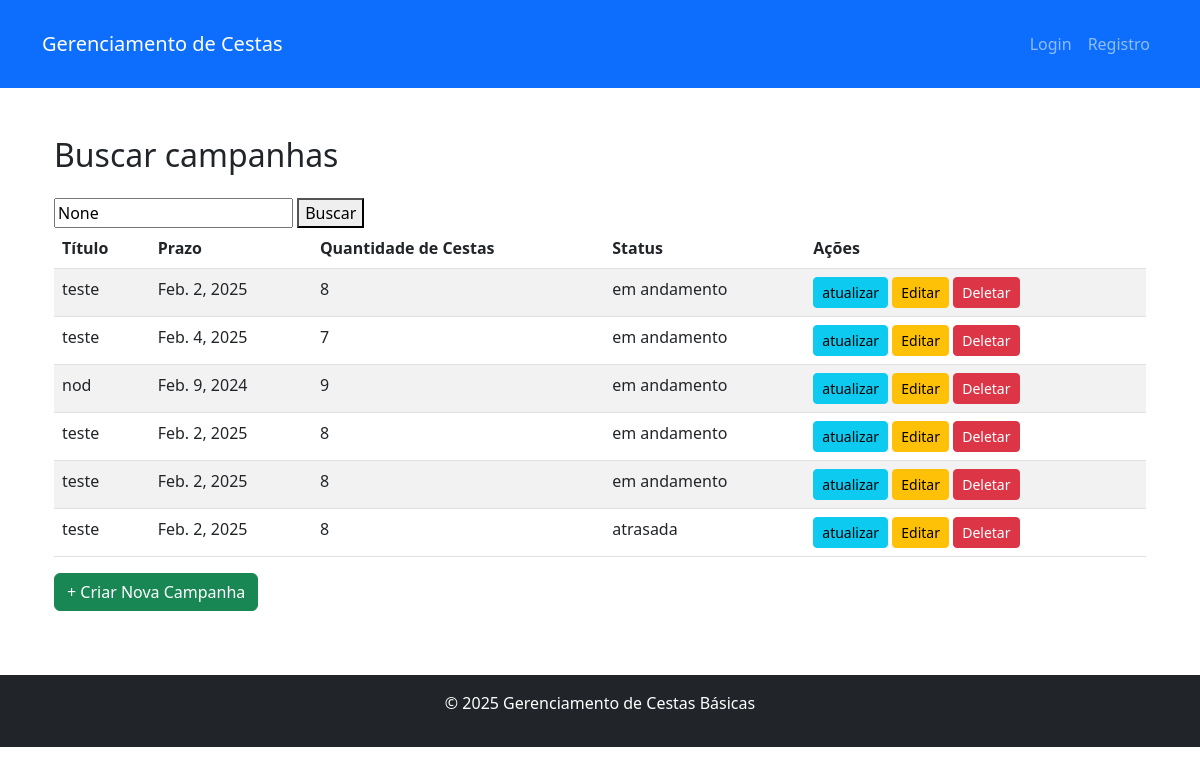
The app's page /home/campanhas/, older data.
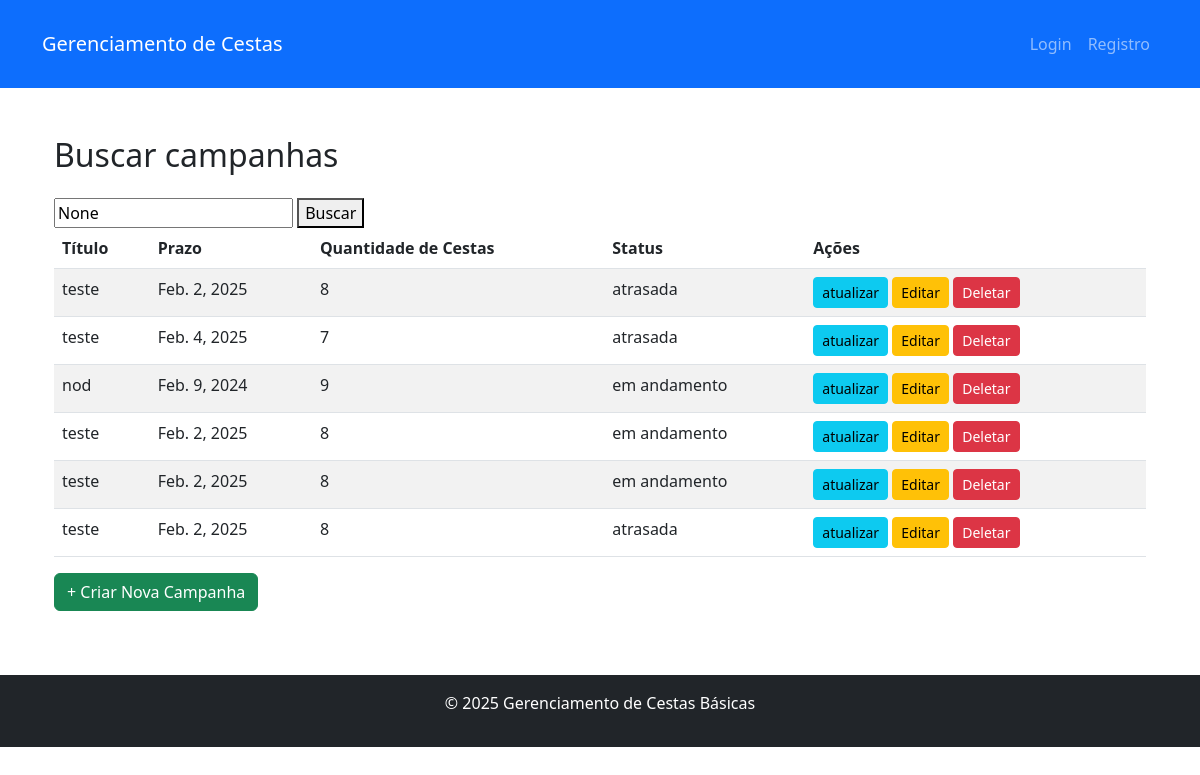
The same page, newer data.
### gerenciador/models.py (models this page shows)
class TbCampanhas(models.Model):
    ID_Campanha = models.AutoField(primary_key=True, null= False)
    Titulo = models.CharField(max_length= 255, null= False)
    Prazo = models.DateField(null= False)
    Quantidade_Cestas = models.PositiveIntegerField(null= False)
    STATUS_CHOICES = [
        ('em andamento', 'Em andamento'),
        ('concluida', 'Concluída'),
        ('atrasada', 'Atrasada'),
        ('concluida com atraso', 'Concluída com atraso'),
    ]
    status = models.CharField(max_length=20, choices=STATUS_CHOICES, default='em andamento')
    Id_Cesta = models.ForeignKey(TbModelo_Cesta, verbose_name=("Modelo_cesta"), on_delete=models.CASCADE)

### gerenciador/views.py (the view)
def buscar_campanhas(request):
    query = request.GET.get('q')
    Campanhas = TbCampanhas.objects.all()
    if query:
        Campanhas = Campanhas.filter(name__icontains=query)
    return render(request, 'campanhas.html', {'campanhas': Campanhas, 'query': query})

### gerenciador/templates/campanhas.html
{% extends 'base.html' %}
{% block content %}
    <div class="container">
        <h2 class="mb-4">Buscar campanhas</h2>
        <form method="get" action="{% url 'campanhas' %}">
            <input type="text" name="q" placeholder="Digite o nome da campanha" value="{{ query }}">
            <button type="submit">Buscar</button>
        </form>
        {% if campanhas %}
            <table class="table table-striped">
                <thead>
                    <tr>
                        <th>Título</th>
                        <th>Prazo</th>
                        <th>Quantidade de Cestas</th>
                        <th>Status</th>
                        <th>Ações</th>
                    </tr>
                </thead>
                <tbody>
                    {% for campanha in campanhas %}
                        <tr>
                            <td>{{ campanha.Titulo }}</td>
                            <td>{{ campanha.Prazo }}</td>
                            <td>{{ campanha.Quantidade_Cestas }}</td>
                            <td>{{ campanha.status }}</td>
                            <td>
                                <a href="{% url 'atualizar-status' campanha.ID_Campanha %}" class="btn btn-info btn-sm">atualizar</a>
                                <a href="{% url 'editar_campanha' campanha.ID_Campanha %}" class="btn btn-warning btn-sm">Editar</a>
                                <a href="{% url 'deletar_campanha' campanha.ID_Campanha %}" class="btn btn-danger btn-sm">Deletar</a>
                            </td>
                        </tr>
                    {% endfor %}
                </tbody>
            </table>
        {% else %}
            <p class="text-muted">Nenhuma campanha cadastrada.</p>
        {% endif %}
        <a href="{% url 'criar_campanha' %}" class="btn btn-success mb-3">+ Criar Nova Campanha</a>
    </div>
{% endblock %}

Row changes from the older to the newer data that the page shows:
changed TbCampanhas (number 1 of 6 on the later page): status "em andamento" → "atrasada"
changed TbCampanhas "Feb. 4, 2025": status "em andamento" → "atrasada"
